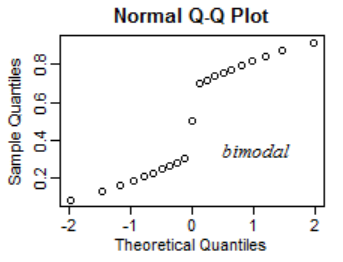
#> input picture Statistics & Probability/Mean, Median, Mode, Range, InterQuartile Range/images/bimodalqq.png, 343 x 262 px
$ jupyter execute mode.ipynb
#> lines starting #> are read from the running program, lines starting #| are printed output that depends on the picture
1. [Mode](#mode)
2. [Unimodal](#unimodal)
3. [Bimodal](#bimodal)
4. [Trimodal](#trimodal)
5. [Multimodal](#multimodal)

#### Mode:
- measures the frequency of the values in a variable and return the value with the highest frequency

#### Unimodal:
- variable that contains one value with the highest frequency

#### Bimodal:
- variable that contains two values with the highest frequency
- understand data distribution and also distinguish distinct groups

[cell 1]
from PIL import Image
from IPython.display import display

img = Image.open('images/bimodalqq.png')
#> img is the input picture: PIL image 343x262 RGBA; mean R, G, B, A 241.9, 241.8, 241.9, 255
new_image = img.resize((340, 250))
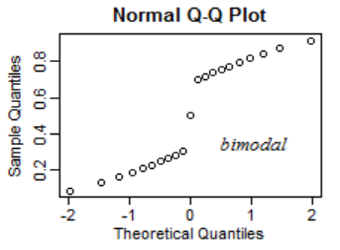
#> new_image: PIL image 340x250 RGBA; mean R, G, B, A 241.7, 241.6, 241.7, 255
display(new_image)

#### Trimodal:
- variable that contains three values with the highest frequency
- understand data distribution and also distinguish distinct groups

[cell 2]
from PIL import Image
from IPython.display import display

img = Image.open('images/mode.png')
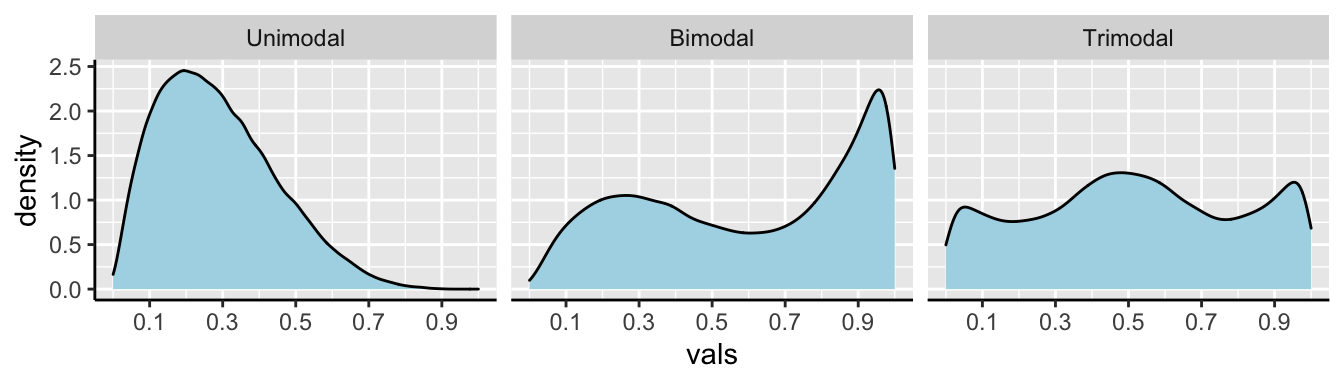
#> input picture Statistics & Probability/Mean, Median, Mode, Range, InterQuartile Range/images/mode.png, 1344 x 384 px
#> img is the input picture: PIL image 1344x384 RGBA; mean R, G, B, A 218.1, 226.9, 230, 255
new_image = img.resize((820, 320))
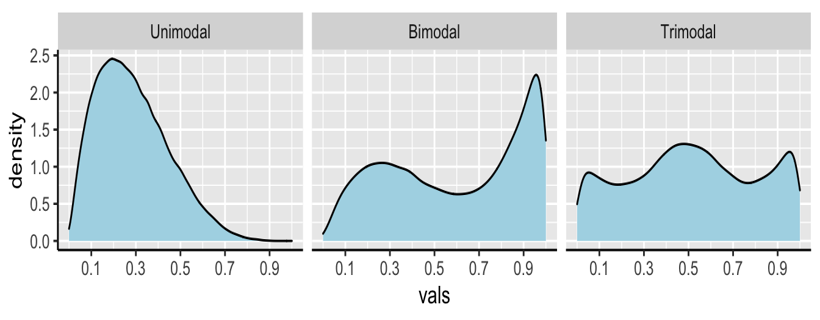
#> new_image: PIL image 820x320 RGBA; mean R, G, B, A 218, 226.9, 230, 255
display(new_image)

#### Multimodal:
- a variable that consist of more than 3 highest frequency of values
- understand data distribution and also distinguish distinct groups
- eg: 13, 34, 12, 55, 8, 10, 13, 34, 55, 4, 8, 13, 68, 34, 55, 8, 13, 74, 34, 55, 8

[cell 3]
from PIL import Image
from IPython.display import display

img = Image.open('images/multi.png')
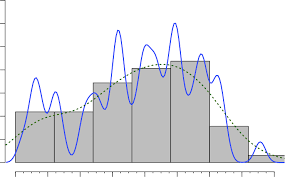
#> input picture Statistics & Probability/Mean, Median, Mode, Range, InterQuartile Range/images/multi.png, 285 x 177 px
#> img is the input picture: PIL image 285x177 P; mean R, G, B 226.9, 227.5, 230.8
new_image = img.resize((320, 220))
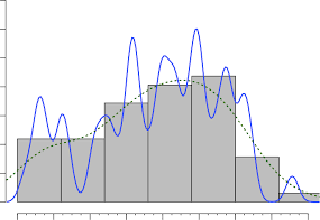
#> new_image: PIL image 320x220 P; mean R, G, B 226.7, 227.3, 230.6
display(new_image)
